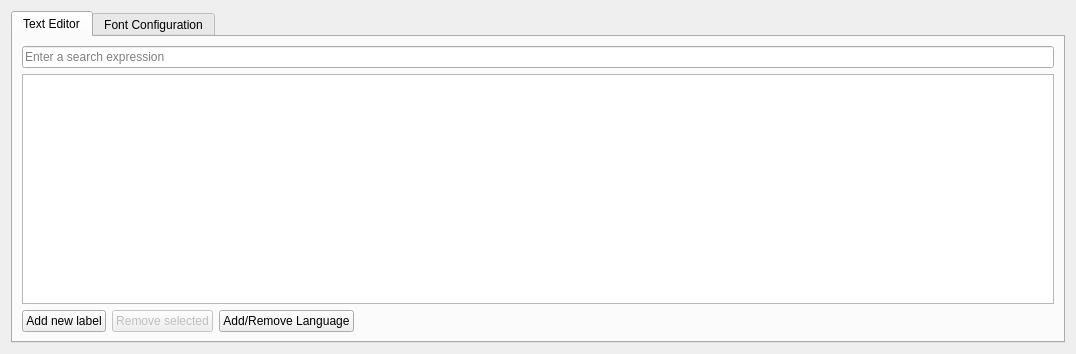
<?xml version="1.0" encoding="UTF-8"?>
<ui version="4.0">
 <class>LabelEditor</class>
 <widget class="QWidget" name="LabelEditor">
  <property name="geometry">
   <rect>
    <x>0</x>
    <y>0</y>
    <width>1021</width>
    <height>354</height>
   </rect>
  </property>
  <property name="windowTitle">
   <string>Form</string>
  </property>
  <layout class="QGridLayout" name="gridLayout">
   <item row="0" column="0">
    <widget class="QTabWidget" name="labelEditorTab">
     <property name="currentIndex">
      <number>0</number>
     </property>
     <widget class="QWidget" name="labelsTab">
      <attribute name="title">
       <string>Text Editor</string>
      </attribute>
      <layout class="QGridLayout" name="gridLayout_2">
       <item row="1" column="0">
        <widget class="QTableView" name="labelTable">
         <property name="selectionMode">
          <enum>QAbstractItemView::ContiguousSelection</enum>
         </property>
         <property name="selectionBehavior">
          <enum>QAbstractItemView::SelectRows</enum>
         </property>
        </widget>
       </item>
       <item row="2" column="0">
        <layout class="QHBoxLayout" name="horizontalLayout">
         <item>
          <widget class="QPushButton" name="addLabelButton">
           <property name="text">
            <string>Add new label</string>
           </property>
          </widget>
         </item>
         <item>
          <widget class="QPushButton" name="removeLabelsButton">
           <property name="enabled">
            <bool>false</bool>
           </property>
           <property name="text">
            <string>Remove selected</string>
           </property>
          </widget>
         </item>
         <item>
          <widget class="QPushButton" name="addLanguageButton">
           <property name="text">
            <string>Add/Remove Language</string>
           </property>
          </widget>
         </item>
         <item>
          <spacer name="horizontalSpacer_2">
           <property name="orientation">
            <enum>Qt::Horizontal</enum>
           </property>
           <property name="sizeHint" stdset="0">
            <size>
             <width>40</width>
             <height>20</height>
            </size>
           </property>
          </spacer>
         </item>
        </layout>
       </item>
       <item row="0" column="0">
        <widget class="QLineEdit" name="m_labelSearchLineEdit">
         <property name="placeholderText">
          <string>Enter a search expression</string>
         </property>
        </widget>
       </item>
      </layout>
     </widget>
     <widget class="QWidget" name="fontsTab">
      <attribute name="title">
       <string>Font Configuration</string>
      </attribute>
      <layout class="QVBoxLayout" name="verticalLayout">
       <item>
        <layout class="QHBoxLayout" name="horizontalLayout_3">
         <item>
          <widget class="QTableView" name="fontConfigurationTable">
           <property name="selectionMode">
            <enum>QAbstractItemView::SingleSelection</enum>
           </property>
           <property name="selectionBehavior">
            <enum>QAbstractItemView::SelectRows</enum>
           </property>
           <attribute name="horizontalHeaderStretchLastSection">
            <bool>true</bool>
           </attribute>
          </widget>
         </item>
         <item>
          <layout class="QVBoxLayout" name="verticalLayout_2" stretch="0,1">
           <item>
            <widget class="QLabel" name="label">
             <property name="text">
              <string>Define characters that should always be included in the generated font files:</string>
             </property>
            </widget>
           </item>
           <item>
            <widget class="QPlainTextEdit" name="mandatoryGlyphsTextEdit">
             <property name="sizePolicy">
              <sizepolicy hsizetype="Expanding" vsizetype="Expanding">
               <horstretch>0</horstretch>
               <verstretch>0</verstretch>
              </sizepolicy>
             </property>
             <property name="maximumSize">
              <size>
               <width>16777215</width>
               <height>16777215</height>
              </size>
             </property>
             <property name="frameShape">
              <enum>QFrame::StyledPanel</enum>
             </property>
             <property name="frameShadow">
              <enum>QFrame::Sunken</enum>
             </property>
            </widget>
           </item>
          </layout>
         </item>
        </layout>
       </item>
       <item>
        <layout class="QGridLayout" name="gridLayout_3">
         <item row="0" column="7">
          <widget class="QLabel" name="label_3">
           <property name="font">
            <font>
             <weight>75</weight>
             <bold>true</bold>
            </font>
           </property>
           <property name="text">
            <string>Fonts in Internal Flash:</string>
           </property>
          </widget>
         </item>
         <item row="0" column="10">
          <widget class="QLabel" name="fontsInExternalMemoryLabel">
           <property name="text">
            <string>8000000 bytes</string>
           </property>
          </widget>
         </item>
         <item row="1" column="9">
          <widget class="QLabel" name="label_5">
           <property name="font">
            <font>
             <weight>75</weight>
             <bold>true</bold>
            </font>
           </property>
           <property name="text">
            <string>Total External Flash Usage:</string>
           </property>
          </widget>
         </item>
         <item row="1" column="8">
          <widget class="QLabel" name="internalMemoryUsageLabel">
           <property name="text">
            <string>1000000 / 1000000 bytes</string>
           </property>
          </widget>
         </item>
         <item row="0" column="9">
          <widget class="QLabel" name="label_4">
           <property name="font">
            <font>
             <weight>75</weight>
             <bold>true</bold>
            </font>
           </property>
           <property name="text">
            <string>Fonts in External Flash:</string>
           </property>
          </widget>
         </item>
         <item row="1" column="7">
          <widget class="QLabel" name="label_6">
           <property name="font">
            <font>
             <weight>75</weight>
             <bold>true</bold>
            </font>
           </property>
           <property name="text">
            <string>Total Internal Flash Usage:</string>
           </property>
          </widget>
         </item>
         <item row="1" column="10">
          <widget class="QLabel" name="externalMemoryUsageLabel">
           <property name="text">
            <string>8000000 / 8000000 bytes</string>
           </property>
          </widget>
         </item>
         <item row="0" column="5">
          <spacer name="horizontalSpacer">
           <property name="orientation">
            <enum>Qt::Horizontal</enum>
           </property>
           <property name="sizeHint" stdset="0">
            <size>
             <width>40</width>
             <height>20</height>
            </size>
           </property>
          </spacer>
         </item>
         <item row="0" column="8">
          <widget class="QLabel" name="fontsInInternalMemoryLabel">
           <property name="text">
            <string>1000000 bytes</string>
           </property>
          </widget>
         </item>
         <item row="0" column="4">
          <widget class="QComboBox" name="defaultFontComboBox"/>
         </item>
         <item row="0" column="3">
          <widget class="QLabel" name="label_2">
           <property name="text">
            <string>Default Font:</string>
           </property>
          </widget>
         </item>
         <item row="0" column="2">
          <widget class="QPushButton" name="replaceFontButton">
           <property name="enabled">
            <bool>false</bool>
           </property>
           <property name="text">
            <string>Replace selected</string>
           </property>
          </widget>
         </item>
         <item row="0" column="0">
          <widget class="QPushButton" name="addFontButton">
           <property name="text">
            <string>Add Font</string>
           </property>
          </widget>
         </item>
         <item row="0" column="1">
          <widget class="QPushButton" name="removeFontButton">
           <property name="enabled">
            <bool>false</bool>
           </property>
           <property name="text">
            <string>Remove Font</string>
           </property>
          </widget>
         </item>
        </layout>
       </item>
      </layout>
     </widget>
    </widget>
   </item>
  </layout>
 </widget>
 <resources/>
 <connections/>
</ui>
